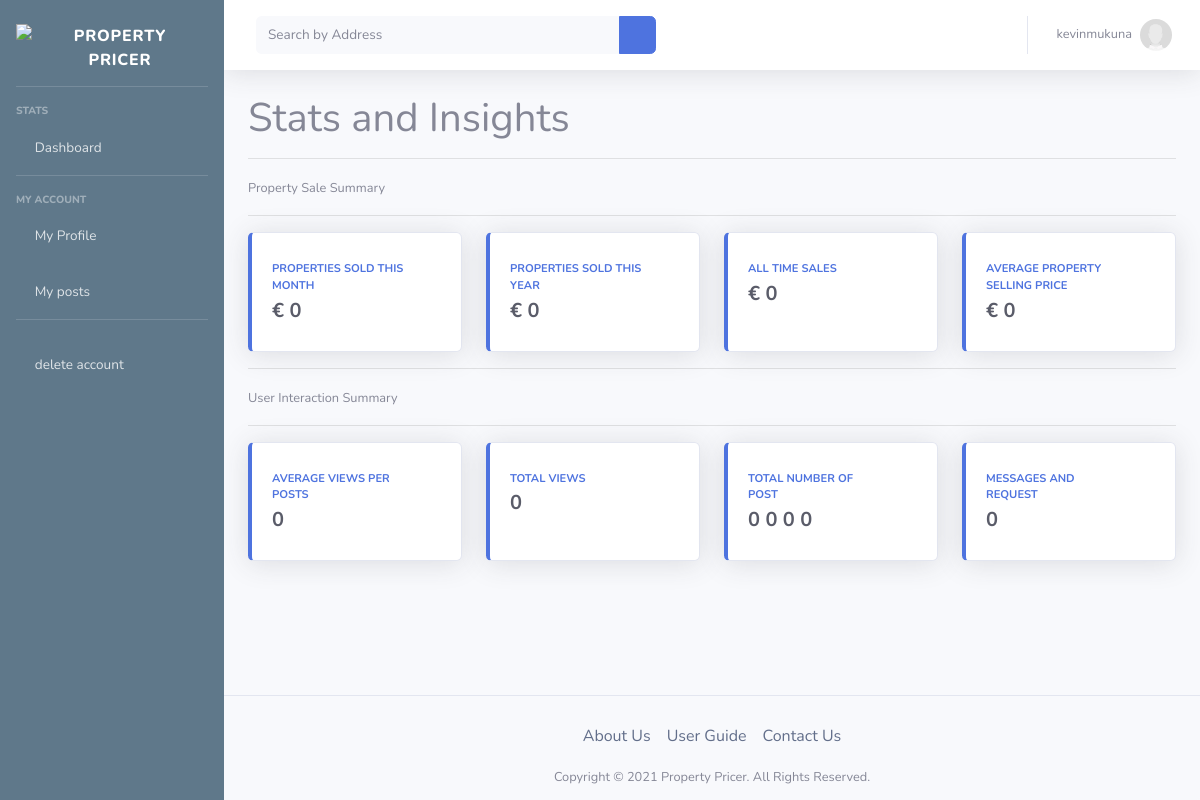
Page /dashboard/function (signed in) on the earlier database version.
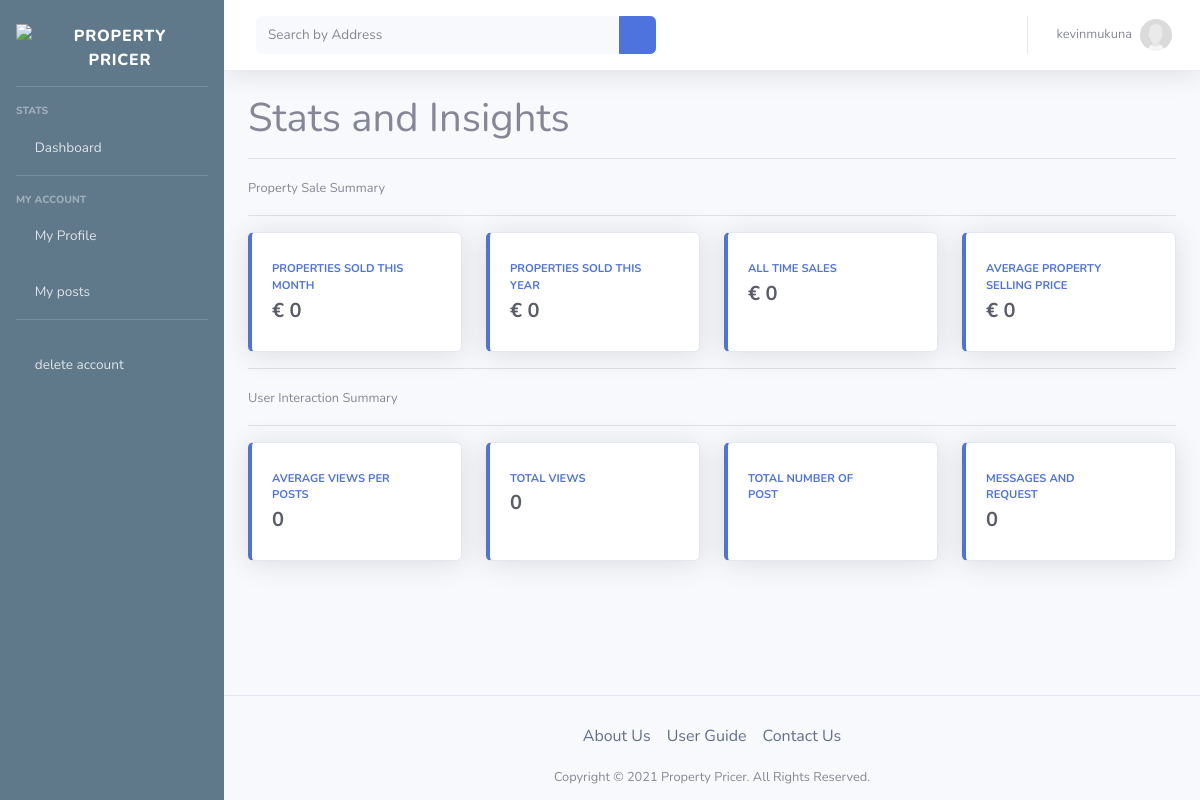
Same page on the later database version.
### webpages/models.py (models this page shows, shortened)
class Post(models.Model):
    property_description = models.TextField(null=True, blank=True)
    address_line_1 = models.CharField(max_length=255, verbose_name="Street address")
    address_line_2 = models.CharField(max_length=255, null=True, blank=True, verbose_name="District or Townland")
    city = models.CharField(max_length=128, default='', verbose_name="City or town")
    county = models.CharField(max_length=128, default='', choices=COUNTY_CHOICES)
    floor_plan = models.ImageField(upload_to="floor_plan", null=True, blank=True)
    property_type = models.CharField(max_length=128, default='',
                                     choices=PROPERTY_TYPE_CHOICES)
    number_of_bedrooms = models.PositiveIntegerField()
    number_of_bathrooms = models.PositiveIntegerField()
    energy_rating = models.CharField(max_length=128, default='',
                                     choices=ENERGY_RATING_CHOICES)
    size = models.PositiveIntegerField(verbose_name="Size (m<sup>2</sup>)")
    date_posted = models.DateField(default=timezone.now)
    author = models.ForeignKey(User, related_name="user_posts", on_delete=models.CASCADE)
    price = models.PositiveIntegerField(null=True, blank=True, editable=True, verbose_name="Price (&euro;)")
    estimated_price = models.PositiveIntegerField(null=False, blank=True, editable=False)
    __original_price = None
    address = models.CharField(max_length=766, null=False, blank=True, editable=False)

### webpages/views.py (the view)
# urls.py: path('dashboard/function', views.dashboard_user_functionality, name="function"),
@login_required(login_url='/login/')
def dashboard_user_functionality(request):
    return render(request, 'dashboard/all_user_function.html')

### templates/dashboard/all_user_function.html (shortened to what the changed rows need)
{% extends "dashboard/dashboard_base.html" %}
{% load static %}
{% block content %}
        <div class="container-fluid">
            <h1> Stats and Insights </h1>
            <div class="row">
                <div id="myBtn3"  class="col-xl-3 col-md-8 mb-6">
                    <div class="card border-left-primary shadow h-100 py-2">
                        <div class="card-body">
                            <div class="row no-gutters align-items-center">
                                <div class="col mr-2">
                                    <div class="text-xs font-weight-bold text-primary text-uppercase mb-1">
                                        Total number of post</div>
                                    <div class="h5 mb-0 font-weight-bold text-gray-800">
                                        {% for post in user.user_posts.all reversed %}
                                        {{ post | length }}
                                        {% endfor %}
                                    </div>
                                </div>
                            </div>
                        </div>
                    </div>
                </div>
            </div>
        </div>
{% endblock content%}

Differences in the rows shown:
removed Post: post "0"
removed Post: post "0"
removed Post: post "0"
removed Post: post "0"
